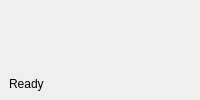
  <widget class="QWidget" name="centralwidget">
   <layout class="QVBoxLayout" name="verticalLayout_14" stretch="0,0,0">
    <property name="spacing">
     <number>6</number>
    </property>
    <property name="leftMargin">
     <number>9</number>
    </property>
    <property name="topMargin">
     <number>9</number>
    </property>
    <property name="bottomMargin">
     <number>9</number>
    </property>
    <item>
     <widget class="WidgetSave" name="widgetSave" native="true">
      <property name="minimumSize">
       <size>
        <width>0</width>
        <height>0</height>
       </size>
      </property>
      <layout class="QVBoxLayout" name="verticalLayout">
       <property name="spacing">
        <number>0</number>
       </property>
       <property name="margin">
        <number>0</number>
       </property>
       <item>
        <widget class="QWidget" name="widgetContainer" native="true">
         <layout class="QVBoxLayout" name="verticalLayout_6">
          <property name="spacing">
           <number>0</number>
          </property>
          <property name="margin">
           <number>0</number>
          </property>
          <item>
           <widget class="WidgetGl" name="widgetGl" native="true">
            <property name="sizePolicy">
             <sizepolicy hsizetype="MinimumExpanding" vsizetype="MinimumExpanding">
              <horstretch>0</horstretch>
              <verstretch>0</verstretch>
             </sizepolicy>
            </property>
            <property name="minimumSize">
             <size>
              <width>0</width>
              <height>0</height>
             </size>
            </property>
           </widget>
          </item>
          <item>
           <widget class="WidgetVtk" name="widgetVtk" native="true"/>
          </item>
         </layout>
        </widget>
       </item>
       <item>
        <widget class="WidgetHistogram" name="widgetHistogram" native="true">
         <property name="sizePolicy">
          <sizepolicy hsizetype="Preferred" vsizetype="Fixed">
           <horstretch>0</horstretch>
           <verstretch>0</verstretch>
          </sizepolicy>
         </property>
         <property name="minimumSize">
          <size>
           <width>0</width>
           <height>0</height>
          </size>
         </property>
        </widget>
       </item>
      </layout>
     </widget>
    </item>
    <item>
     <widget class="TimeStepsSlider" name="sliderTimeSteps" native="true">
      <property name="sizePolicy">
       <sizepolicy hsizetype="MinimumExpanding" vsizetype="Minimum">
        <horstretch>0</horstretch>
        <verstretch>0</verstretch>
       </sizepolicy>
      </property>
     </widget>
    </item>
    <item>
     <widget class="QLabel" name="labelStatusBar">
      <property name="lineWidth">
       <number>0</number>
      </property>
      <property name="text">
       <string>Ready</string>
      </property>
     </widget>
    </item>
   </layout>
  </widget>
